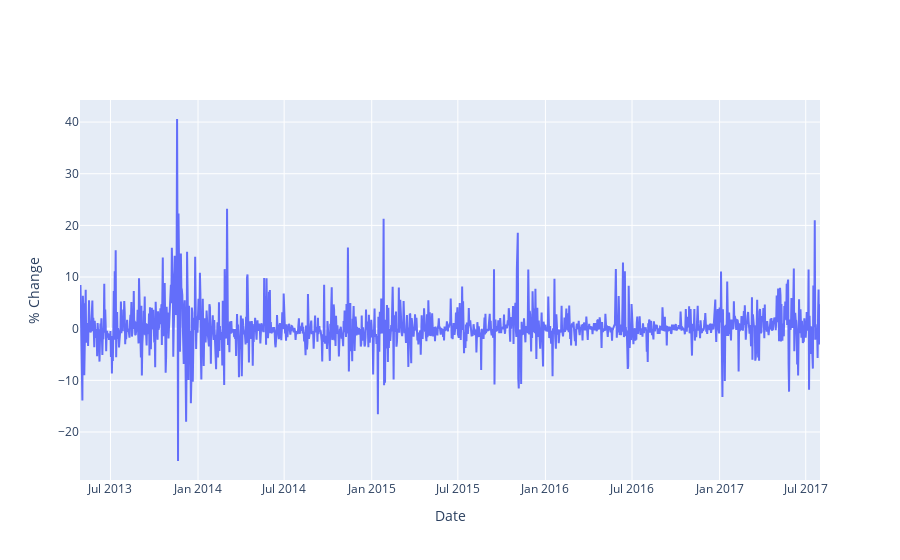

Notebook source saved alongside this figure:
### Code cell
import plotly.graph_objs as go

# Create a trace for the data
trace = go.Scatter(
    x=btc_df.index,
    y=btc_df['% change'],
    mode='lines',
    name='% change'
)

# Define the layout with titlefont explicitly set
layout = go.Layout(
    xaxis=dict(title='Date'),
    yaxis=dict(title='% Change')
)

# Create the figure and plot it
fig = go.Figure(data=[trace], layout=layout)
fig.show()

### Figure 1 — Plotly figure (JSON) as saved in the notebook; plotly's stock layout.template omitted (floating-point values rounded to 4 significant figures; data arrays with more than 128 entries replaced by an {"elided": "..."} marker saying what was removed)
{"data": [{"mode": "lines", "name": "% change", "type": "scatter", "x": {"elided": "1556 str values"}, "y": {"elided": "1556 float values"}}], "layout": {"xaxis": {"title": {"text": "Date"}}, "yaxis": {"title": {"text": "% Change"}}}}
